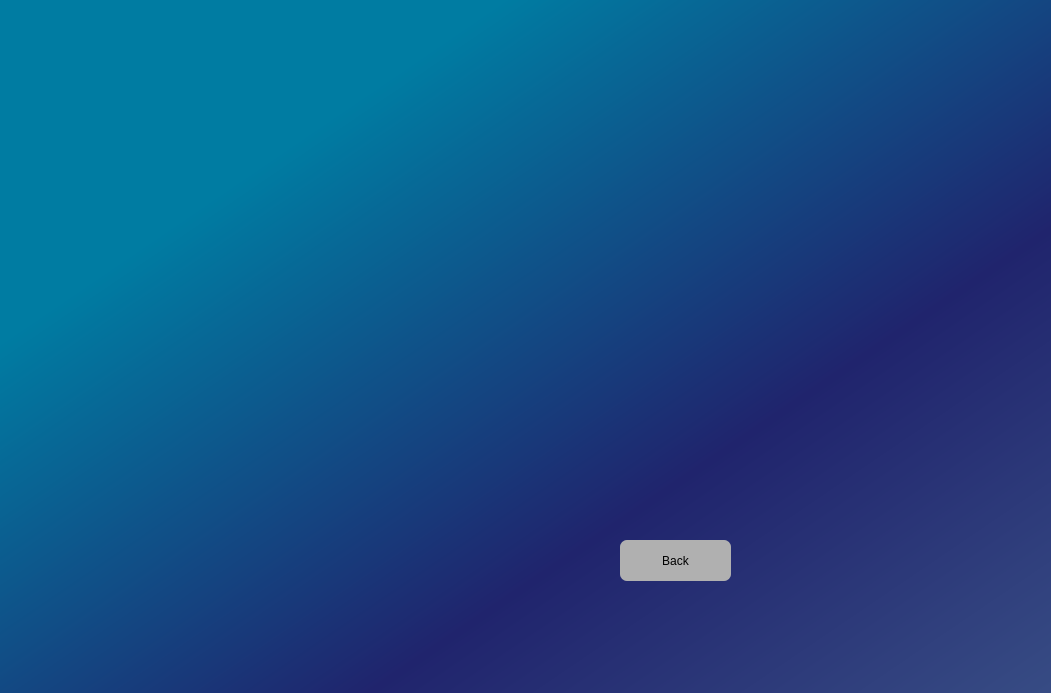
<?xml version="1.0" encoding="UTF-8"?>
<ui version="4.0">
 <class>Dialog</class>
 <widget class="QDialog" name="Dialog">
  <property name="enabled">
   <bool>true</bool>
  </property>
  <property name="geometry">
   <rect>
    <x>0</x>
    <y>0</y>
    <width>1051</width>
    <height>693</height>
   </rect>
  </property>
  <property name="maximumSize">
   <size>
    <width>1200</width>
    <height>800</height>
   </size>
  </property>
  <property name="windowTitle">
   <string>Dialog</string>
  </property>
  <widget class="QWidget" name="show" native="true">
   <property name="geometry">
    <rect>
     <x>0</x>
     <y>0</y>
     <width>1200</width>
     <height>800</height>
    </rect>
   </property>
   <property name="maximumSize">
    <size>
     <width>1200</width>
     <height>800</height>
    </size>
   </property>
   <property name="styleSheet">
    <string notr="true">QWidget#show{
background-color:qlineargradient(spread:pad, x1:0, y1:0, x2:0.994, y2:0.971591, stop:0.215909 rgba(0, 124, 162, 255), stop:0.59322 rgba(32, 36, 109, 255), stop:0.960452 rgba(61, 86, 138, 255), stop:1 rgba(61, 86, 138, 255));
}</string>
   </property>
   <widget class="QPushButton" name="Back">
    <property name="geometry">
     <rect>
      <x>620</x>
      <y>540</y>
      <width>111</width>
      <height>41</height>
     </rect>
    </property>
    <property name="styleSheet">
     <string notr="true">border-radius:7px;
background-color:rgb(176, 176, 176);
font: 14pt &quot;MV Boli&quot;;clolor:rgb(0, 0, 0);</string>
    </property>
    <property name="text">
     <string>Back</string>
    </property>
   </widget>
   <widget class="QLabel" name="label">
    <property name="geometry">
     <rect>
      <x>400</x>
      <y>100</y>
      <width>581</width>
      <height>421</height>
     </rect>
    </property>
    <property name="text">
     <string/>
    </property>
   </widget>
   <widget class="QLabel" name="label_2">
    <property name="geometry">
     <rect>
      <x>40</x>
      <y>60</y>
      <width>231</width>
      <height>191</height>
     </rect>
    </property>
    <property name="text">
     <string/>
    </property>
   </widget>
  </widget>
 </widget>
 <tabstops>
  <tabstop>Back</tabstop>
 </tabstops>
 <resources/>
 <connections/>
</ui>
